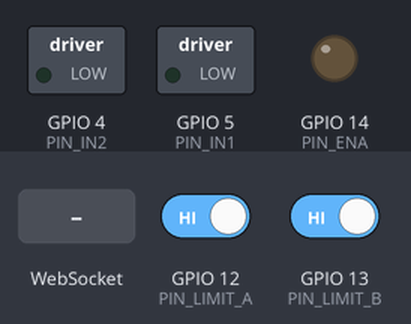
Bench run of a sketch on a simulated ESP8266 (NodeMCU). Shown: switched loads named in the sketch (green lamp = pin HIGH), output pins drawn as LEDs (lit = HIGH). The inputs (shaded band) are chosen by the test bench; at power-on: GPIO 12 (PIN_LIMIT_A) HIGH, GPIO 13 (PIN_LIMIT_B) HIGH. WiFi joins after 1.5 s; servers stay silent unless stated; what the sketch prints to the serial monitor is not drawn.

Above: at 1.2 s.
1.3 s: WebSocket text "5" received
At 1.6 s:
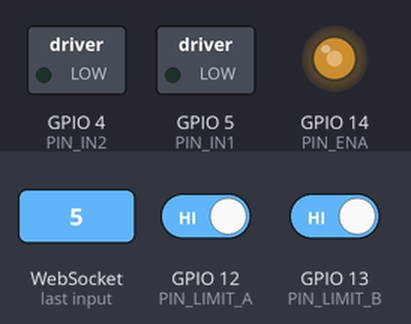
2.8 s: WebSocket text "90" received
At 3.8 s:
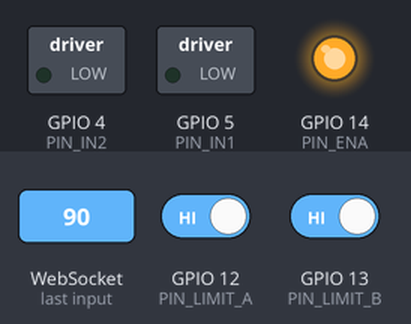
4.3 s: WebSocket text "200" received
At 4.9 s:
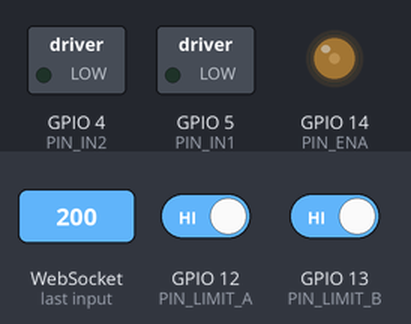
5.8 s: WebSocket text "SPD:" received
At 7.2 s:
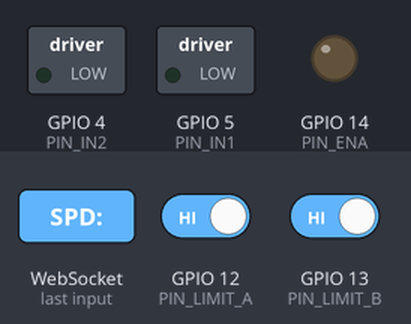
Timing chart, 0 to 8.3 s (numbered marks = the images above; inputs shaded):
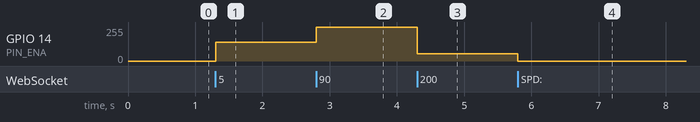

Measured:
- after the input at 1.3 s, GPIO 14 (PIN_ENA): 0/255 → 140/255 at once
- after the input at 2.8 s, GPIO 14 (PIN_ENA): 140/255 → 255/255 at once
- after the input at 4.3 s, GPIO 14 (PIN_ENA): 255/255 → 56/255 at once
- after the input at 5.8 s, GPIO 14 (PIN_ENA): 56/255 → 0/255 at once

The sketch:

flag_carriage.ino
```cpp
/*
 * Flag Carriage — ESP8266 NodeMCU WiFi Controller
 * =================================================
 * Replaces: Arduino Nano + Bluetooth module
 * Hardware:
 *   - ESP8266 NodeMCU v1.0 (or v2/v3 — all compatible)
 *   - L298N dual H-bridge motor driver
 *   - 12V DC gear motor (100RPM, >=20kg.cm)
 *   - Optional: limit switches at rope ends
 *
 * Communication: WebSocket on port 81
 *   iOS app connects to ws://[ESP_IP]:81
 *   Commands and replies are plain text strings.
 *
 * WiFi modes (set in config.h):
 *   STA — joins your router or iPhone hotspot
 *   AP  — ESP8266 creates "FlagCarriage" hotspot, phone joins it
 *
 * Wiring (NodeMCU GPIO):
 *   L298N IN1  -> D1 (GPIO5)
 *   L298N IN2  -> D2 (GPIO4)
 *   L298N ENA  -> D5 (GPIO14)  [PWM]
 *   Limit A    -> D6 (GPIO12)  [INPUT_PULLUP]
 *   Limit B    -> D7 (GPIO13)  [INPUT_PULLUP]
 *   L298N 12V  -> 12V battery +
 *   L298N GND  -> Common GND (battery + NodeMCU GND)
 *   L298N 5V   -> NodeMCU Vin pin  (or use NodeMCU USB)
 *
 * IMPORTANT — Power:
 *   NodeMCU runs on 3.3V logic but Vin accepts 5V.
 *   L298N 5V regulated output -> NodeMCU Vin works well.
 *   Do NOT connect 12V directly to NodeMCU.
 *
 * Arduino IDE setup:
 *   Board: "NodeMCU 1.0 (ESP-12E Module)"
 *   Libraries needed:
 *     - ESP8266WiFi        (built into ESP8266 board package)
 *     - WebSocketsServer   (install via Library Manager: "WebSockets" by Links2004)
 *
 * Command protocol (identical to Bluetooth version):
 *   'F'       — Forward
 *   'B'       — Backward
 *   'S'       — Stop
 *   'A'       — Auto mode (bounce between limit switches)
 *   'M'       — Manual mode
 *   'SPD:nnn' — Set speed 0-255
 *   '0'..'9'  — Speed presets
 *
 * ESP8266 replies with: STATUS:F,SPD:200,LA:0,LB:0
 */

#include <ESP8266WiFi.h>
#include <WebSocketsServer.h>
#include "config.h"

// ── WebSocket server ─────────────────────────────────────────────
WebSocketsServer webSocket(WS_PORT);

// ── State ────────────────────────────────────────────────────────
enum Direction { DIR_STOP, DIR_FORWARD, DIR_BACKWARD };

Direction currentDir   = DIR_STOP;
int       currentSpeed = 200;     // PWM 0-255
bool      autoMode     = false;
bool      limitA       = false;
bool      limitB       = false;
int       wsClient     = -1;      // connected WebSocket client number

// ── Setup ────────────────────────────────────────────────────────
void setup() {
  Serial.begin(115200);
  Serial.println();
  Serial.println(F("Flag Carriage — ESP8266 WiFi Edition"));

  // Motor driver pins
  pinMode(PIN_IN1,     OUTPUT);
  pinMode(PIN_IN2,     OUTPUT);
  pinMode(PIN_ENA,     OUTPUT);
  pinMode(PIN_LIMIT_A, INPUT_PULLUP);
  pinMode(PIN_LIMIT_B, INPUT_PULLUP);
  motorStop();

  // WiFi
  setupWiFi();

  // WebSocket
  webSocket.begin();
  webSocket.onEvent(onWebSocketEvent);
  Serial.print(F("WebSocket server started on port "));
  Serial.println(WS_PORT);
  Serial.print(F("Connect iOS app to: ws://"));
  Serial.print(getIP());
  Serial.print(F(":"));
  Serial.println(WS_PORT);
}

// ── Main loop ────────────────────────────────────────────────────
void loop() {
  webSocket.loop();

  limitA = (digitalRead(PIN_LIMIT_A) == LOW);
  limitB = (digitalRead(PIN_LIMIT_B) == LOW);

  if (autoMode) {
    runAutoMode();
  } else {
    if (currentDir == DIR_FORWARD  && limitB) motorStop();
    if (currentDir == DIR_BACKWARD && limitA) motorStop();
  }
}

// ── WiFi setup ───────────────────────────────────────────────────
void setupWiFi() {
#if WIFI_MODE == WIFI_MODE_AP
  // Create own hotspot
  WiFi.mode(WIFI_AP);
  WiFi.softAP(AP_SSID, AP_PASSWORD);
  Serial.println(F("AP mode — hotspot created"));
  Serial.print(F("SSID: ")); Serial.println(AP_SSID);
  Serial.print(F("IP:   ")); Serial.println(WiFi.softAPIP());

#else
  // Join existing network (router or phone hotspot)
  WiFi.mode(WIFI_STA);
  WiFi.begin(STA_SSID, STA_PASSWORD);
  Serial.print(F("Connecting to "));
  Serial.print(STA_SSID);
  int attempts = 0;
  while (WiFi.status() != WL_CONNECTED && attempts < 30) {
    delay(500);
    Serial.print(".");
    attempts++;
  }
  if (WiFi.status() == WL_CONNECTED) {
    Serial.println();
    Serial.print(F("Connected! IP: "));
    Serial.println(WiFi.localIP());
  } else {
    Serial.println(F("\nFailed to connect — falling back to AP mode"));
    // Fallback: start own hotspot so you can still reach it
    WiFi.mode(WIFI_AP);
    WiFi.softAP(AP_SSID, AP_PASSWORD);
    Serial.print(F("Fallback AP IP: "));
    Serial.println(WiFi.softAPIP());
  }
#endif
}

// ── Get current IP (works for both modes) ────────────────────────
String getIP() {
#if WIFI_MODE == WIFI_MODE_AP
  return WiFi.softAPIP().toString();
#else
  return (WiFi.status() == WL_CONNECTED)
    ? WiFi.localIP().toString()
    : WiFi.softAPIP().toString();
#endif
}

// ── WebSocket event handler ──────────────────────────────────────
void onWebSocketEvent(uint8_t num, WStype_t type, uint8_t* payload, size_t length) {
  switch (type) {
    case WStype_CONNECTED:
      wsClient = num;
      Serial.print(F("WS client connected: ")); Serial.println(num);
      webSocket.sendTXT(num, "FLAG_CARRIAGE_READY");
      sendStatus();
      break;

    case WStype_DISCONNECTED:
      Serial.print(F("WS client disconnected: ")); Serial.println(num);
      if (wsClient == num) wsClient = -1;
      motorStop();   // Safety: stop motor if app disconnects
      break;

    case WStype_TEXT: {
      String cmd = String((char*)payload);
      cmd.trim();
      Serial.print(F("CMD: ")); Serial.println(cmd);
      handleCommand(cmd, num);
      break;
    }

    default:
      break;
  }
}

// ── Command handler ──────────────────────────────────────────────
void handleCommand(String cmd, uint8_t clientNum) {
  if (cmd.length() == 0) return;
  char c = cmd.charAt(0);

  switch (c) {
    case 'F':
      autoMode = false;
      if (!limitB) motorForward();
      sendStatus();
      break;

    case 'B':
      autoMode = false;
      if (!limitA) motorBackward();
      sendStatus();
      break;

    case 'S':
      autoMode = false;
      motorStop();
      sendStatus();
      break;

    case 'A':
      autoMode = true;
      webSocket.sendTXT(clientNum, "MODE:AUTO");
      Serial.println(F("Auto mode ON"));
      break;

    case 'M':
      autoMode = false;
      motorStop();
      webSocket.sendTXT(clientNum, "MODE:MANUAL");
      Serial.println(F("Manual mode"));
      break;

    default:
      if (cmd.startsWith("SPD:")) {
        int spd = cmd.substring(4).toInt();
        currentSpeed = constrain(spd, 0, 255);
        analogWrite(PIN_ENA, currentSpeed);
        sendStatus();
      } else if (c >= '0' && c <= '9') {
        int pct = (c - '0') * 100 / 9;
        currentSpeed = map(pct, 0, 100, 0, 255);
        analogWrite(PIN_ENA, currentSpeed);
        sendStatus();
      }
      break;
  }
}

// ── Auto mode ────────────────────────────────────────────────────
void runAutoMode() {
  if (currentDir == DIR_STOP) motorForward();
  if (currentDir == DIR_FORWARD  && limitB) { delay(200); motorBackward(); }
  if (currentDir == DIR_BACKWARD && limitA) { delay(200); motorForward();  }
}

// ── Motor helpers ────────────────────────────────────────────────
void motorForward() {
  currentDir = DIR_FORWARD;
  digitalWrite(PIN_IN1, HIGH);
  digitalWrite(PIN_IN2, LOW);
  analogWrite(PIN_ENA, currentSpeed);
  Serial.println(F(">> FORWARD"));
}

void motorBackward() {
  currentDir = DIR_BACKWARD;
  digitalWrite(PIN_IN1, LOW);
  digitalWrite(PIN_IN2, HIGH);
  analogWrite(PIN_ENA, currentSpeed);
  Serial.println(F(">> BACKWARD"));
}

void motorStop() {
  currentDir = DIR_STOP;
  digitalWrite(PIN_IN1, LOW);
  digitalWrite(PIN_IN2, LOW);
  analogWrite(PIN_ENA, 0);
  Serial.println(F(">> STOP"));
}

// ── Status broadcast ─────────────────────────────────────────────
void sendStatus() {
  String status = "STATUS:";
  status += (currentDir == DIR_FORWARD)  ? "F" :
            (currentDir == DIR_BACKWARD) ? "B" : "S";
  status += ",SPD:";
  status += currentSpeed;
  status += ",LA:";
  status += limitA ? "1" : "0";
  status += ",LB:";
  status += limitB ? "1" : "0";
  status += ",IP:";
  status += getIP();
  if (wsClient >= 0) webSocket.sendTXT(wsClient, status);
  Serial.println(status);
}
```

config.h
```cpp
/*
 * config.h — WiFi credentials and settings
 * ==========================================
 * Edit this file with your network details before uploading.
 * Do NOT commit real passwords to a public repo.
 *
 * MODE OPTIONS:
 *   WIFI_MODE_STA  — joins your existing WiFi network (router / phone hotspot)
 *   WIFI_MODE_AP   — ESP8266 creates its own hotspot (no router needed)
 *
 * Recommendation:
 *   Use STA mode when at a fixed location with a known network.
 *   Use AP mode in the field or when no router is available.
 *   The iOS app supports both — just enter the correct IP.
 */

#ifndef CONFIG_H
#define CONFIG_H

// ── WiFi Mode ────────────────────────────────────────────────────
// Choose ONE of:
//   WIFI_MODE_STA   — connect to existing network
//   WIFI_MODE_AP    — create own hotspot
#define WIFI_MODE WIFI_MODE_STA

// ── STA Mode settings (joining existing network) ─────────────────
#define STA_SSID     "YOUR_WIFI_NAME"
#define STA_PASSWORD "YOUR_WIFI_PASSWORD"

// ── AP Mode settings (ESP8266 creates its own hotspot) ───────────
#define AP_SSID      "FlagCarriage"
#define AP_PASSWORD  "carriage123"    // min 8 chars, or "" for open
#define AP_IP        "192.168.4.1"    // default AP gateway IP

// ── WebSocket server ─────────────────────────────────────────────
#define WS_PORT 81                    // iOS app connects to ws://[IP]:81

// ── Motor pins (NodeMCU GPIO numbers) ────────────────────────────
// NodeMCU D-pin -> GPIO mapping:
//   D1 = GPIO5   D2 = GPIO4   D5 = GPIO14
//   D6 = GPIO12  D7 = GPIO13
#define PIN_IN1     5    // D1 — L298N IN1
#define PIN_IN2     4    // D2 — L298N IN2
#define PIN_ENA     14   // D5 — L298N ENA (PWM)
#define PIN_LIMIT_A 12   // D6 — Limit switch A
#define PIN_LIMIT_B 13   // D7 — Limit switch B

#endif // CONFIG_H
```
